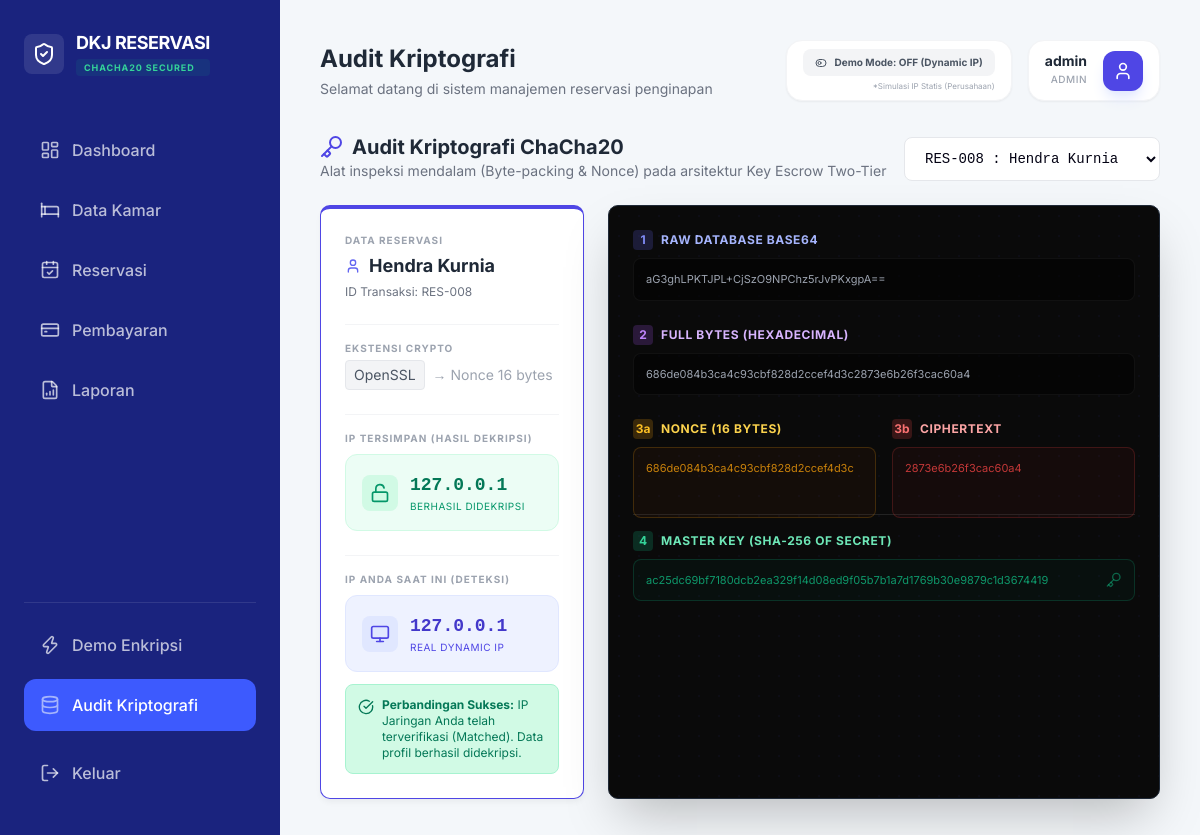
/dashboard.php?page=audit_crypto (signed in), run on an earlier commit of the app's database.
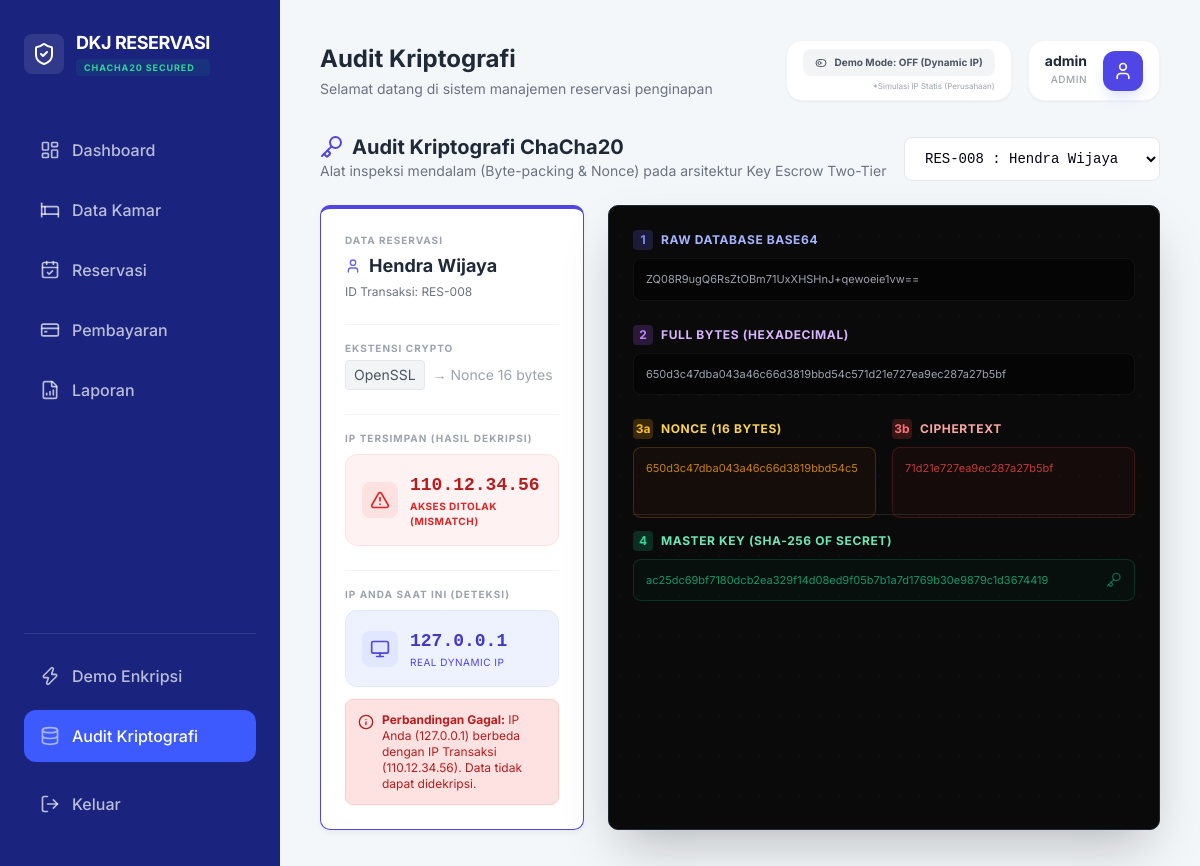
And on a later commit of the database.
### tables this page shows
CREATE TABLE reservations (
        id INTEGER PRIMARY KEY AUTOINCREMENT,
        customer_name TEXT,
        phone TEXT,
        email TEXT,
        address TEXT,
        check_in DATE,
        check_out DATE,
        notes TEXT, -- ATURAN 2: Sekarang Plaintext
        room_id INTEGER,
        status TEXT DEFAULT 'pending',
        encrypted_ip_seed TEXT, "amount", -- ATURAN 1 & 2: IP Terbungkus Master Key
        FOREIGN KEY(room_id) REFERENCES rooms(id)
    );

### helpers/security_helper.php (called while the page is built, shortened)
<?php
class SecurityHelper {
    private static function getMasterKey() {
        return hash('sha256', MASTER_SECRET, true);
    }
    public static function decryptIP($encrypted_ip) {
        $key = self::getMasterKey();
        return self::coreDecrypt($encrypted_ip, $key);
    }
    private static function coreDecrypt($base64_data, $key) {
        $decoded = base64_decode($base64_data);
        if (function_exists('sodium_crypto_stream_chacha20_xor')) {
            $nonce_len = 8;
            if (strlen($decoded) < $nonce_len) return "";
            $nonce = substr($decoded, 0, $nonce_len);
            $ciphertext = substr($decoded, $nonce_len);
            return (string)sodium_crypto_stream_chacha20_xor($ciphertext, $nonce, $key);
        } else {
            $nonce_len = 16;
            $nonce = substr($decoded, 0, $nonce_len);
            $ciphertext = substr($decoded, $nonce_len);
            return (string)openssl_decrypt($ciphertext, 'chacha20', $key, OPENSSL_RAW_DATA, $nonce);
        }
    }
    public static function getUserIP() {
        $ip = '127.0.0.1';
        if (!empty($_SERVER['HTTP_CLIENT_IP'])) {
            $ip = $_SERVER['HTTP_CLIENT_IP'];
        } elseif (!empty($_SERVER['HTTP_X_FORWARDED_FOR'])) {
            $ip_list = explode(',', $_SERVER['HTTP_X_FORWARDED_FOR']);
            $ip = trim($ip_list[0]);
        } elseif (!empty($_SERVER['REMOTE_ADDR'])) {
            $ip = $_SERVER['REMOTE_ADDR'];
        }
        if (filter_var($ip, FILTER_VALIDATE_IP, FILTER_FLAG_IPV4)) {
            return $ip;
        }
        return $ip;
    }
}
?>

### modules/audit_crypto.php (the view, shortened to what the changed rows need)
<?php
$is_demo_mode = $_SESSION['demo_ip_mode'] ?? false;
$current_ip = $is_demo_mode ? '192.168.10.10' : SecurityHelper::getUserIP();
$query = "SELECT id, customer_name, encrypted_ip_seed FROM reservations WHERE encrypted_ip_seed IS NOT NULL ORDER BY id DESC";
$reservations = $db->query($query)->fetchAll(PDO::FETCH_ASSOC);
$selected_id = $_GET['id'] ?? ($reservations[0]['id'] ?? null);
$selected_data = null;
if ($selected_id) {
    foreach ($reservations as $res) {
        if ($res['id'] == $selected_id) {
            $selected_data = $res;
            break;
        }
    }
}
?>
<div class="flex justify-between items-end mb-6">
    <div>
        <h3 class="text-xl font-bold text-gray-800 flex items-center gap-2">
            <i data-lucide="key" class="w-6 h-6 text-indigo-600"></i>
            Audit Kriptografi ChaCha20
        </h3>
        <p class="text-sm text-gray-500">Alat inspeksi mendalam (Byte-packing & Nonce) pada arsitektur Key Escrow Two-Tier</p>
    </div>
    <div class="flex items-center gap-3">
        <form method="GET" class="flex items-center gap-3">
            <select name="id" class="form-control bg-white font-mono text-sm border-gray-200 min-w-[250px]" onchange="this.form.submit()">
                <?php foreach($reservations as $res): ?>
                    <option value="<?= $res['id'] ?>" <?= $selected_id == $res['id'] ? 'selected' : '' ?>>
                        RES-<?= str_pad($res['id'], 3, '0', STR_PAD_LEFT) ?> : <?= htmlspecialchars($res['customer_name']) ?>
                    </option>
                <?php endforeach; ?>
            </select>
        </form>
    </div>
</div>
<?php if (!$selected_data): ?>
    <div class="card p-12 text-center">
        <i data-lucide="inbox" class="w-12 h-12 text-gray-300 mx-auto mb-4"></i>
        <h4 class="text-lg font-bold text-gray-600">Pilih Transaksi</h4>
        <p class="text-gray-400">Silakan pilih transaksi dari dropdown di atas untuk melihat detail kriptografi.</p>
    </div>
<?php else: ?>
    <?php
        $base64_enc = $selected_data['encrypted_ip_seed'];
        $raw_bytes = base64_decode($base64_enc);
        $ext = function_exists('sodium_crypto_stream_chacha20_xor') ? 'Sodium' : 'OpenSSL';
        $nonce_len = ($ext === 'Sodium') ? 8 : 16;
        $nonce = substr($raw_bytes, 0, $nonce_len);
        $ciphertext = substr($raw_bytes, $nonce_len);
        $master_key = hash('sha256', MASTER_SECRET, true);
        $ip_asli = SecurityHelper::decryptIP($base64_enc);
        $is_ip_match = ($ip_asli === $current_ip);
    ?>
    <div class="grid grid-cols-1 lg:grid-cols-3 gap-6">
        <div class="card border-t-4 border-indigo-600 lg:col-span-1 space-y-6">
            <div>
                <label class="text-[10px] font-bold text-gray-400 uppercase tracking-widest mb-1 block">Data Reservasi</label>
                <div class="font-bold text-lg text-gray-800 flex items-center gap-2">
                    <i data-lucide="user" class="w-4 h-4 text-indigo-500"></i> <?= htmlspecialchars($selected_data['customer_name']) ?>
                </div>
                <div class="text-xs text-gray-500 mt-1">ID Transaksi: RES-<?= str_pad($selected_data['id'], 3, '0', STR_PAD_LEFT) ?></div>
            </div>
            <div class="pt-4 border-t border-gray-100">
                <label class="text-[10px] font-bold text-gray-400 uppercase tracking-widest mb-1 block">Ekstensi Crypto</label>
                <div class="flex items-center gap-2 font-mono text-sm">
                    <span class="px-2 py-1 bg-gray-100 rounded text-gray-600 border border-gray-200"><?= $ext ?></span>
                    <span class="text-gray-400">&rarr; Nonce <?= $nonce_len ?> bytes</span>
                </div>
            </div>
            <div class="pt-4 border-t border-gray-100">
                <label class="text-[10px] font-bold text-gray-400 uppercase tracking-widest mb-2 block">IP Tersimpan (Hasil Dekripsi)</label>
                <div class="<?= $is_ip_match ? 'bg-emerald-50 border-emerald-100' : 'bg-red-50 border-red-100' ?> border rounded-xl p-4 flex items-center gap-3">
                    <div class="p-2 <?= $is_ip_match ? 'bg-emerald-100 text-emerald-600' : 'bg-red-100 text-red-600' ?> rounded-lg">
                        <i data-lucide="<?= $is_ip_match ? 'unlock' : 'alert-triangle' ?>" class="w-5 h-5"></i>
                    </div>
                    <div>
                        <div class="font-bold <?= $is_ip_match ? 'text-emerald-700' : 'text-red-700' ?> text-lg font-mono"><?= htmlspecialchars($ip_asli) ?></div>
                        <?php if($is_ip_match): ?>
                            <div class="text-[10px] text-emerald-600 uppercase tracking-wider">Berhasil Didekripsi</div>
                        <?php else: ?>
                            <div class="text-[10px] text-red-600 uppercase tracking-wider font-bold">Akses Ditolak (Mismatch)</div>
                        <?php endif; ?>
                    </div>
                </div>
            </div>
            <div class="pt-4 border-t border-gray-100">
                <label class="text-[10px] font-bold text-gray-400 uppercase tracking-widest mb-2 block">IP Anda Saat Ini (Deteksi)</label>
                <div class="bg-indigo-50 border border-indigo-100 rounded-xl p-4 flex items-center gap-3">
                    <div class="p-2 bg-indigo-100 text-indigo-600 rounded-lg">
                        <i data-lucide="monitor" class="w-5 h-5"></i>
                    </div>
                    <div>
                        <div class="font-bold text-indigo-700 text-lg font-mono"><?= htmlspecialchars($current_ip) ?></div>
                        <div class="text-[10px] text-indigo-600 uppercase tracking-wider"><?= $is_demo_mode ? 'Simulasi Demo Mode' : 'Real Dynamic IP' ?></div>
                    </div>
                </div>
                <?php if(!$is_ip_match): ?>
                <div class="mt-3 p-3 bg-red-100 text-red-700 border border-red-200 rounded-lg text-xs flex gap-2">
                    <i data-lucide="info" class="w-4 h-4 flex-shrink-0 mt-0.5"></i>
                    <div>
                        <strong>Perbandingan Gagal:</strong> IP Anda (<?= htmlspecialchars($current_ip) ?>) berbeda dengan IP Transaksi (<?= htmlspecialchars($ip_asli) ?>). Data tidak dapat didekripsi.
                    </div>
                </div>
                <?php else: ?>
                <div class="mt-3 p-3 bg-emerald-100 text-emerald-700 border border-emerald-200 rounded-lg text-xs flex gap-2">
                    <i data-lucide="check-circle" class="w-4 h-4 flex-shrink-0 mt-0.5"></i>
                    <div>
                        <strong>Perbandingan Sukses:</strong> IP Jaringan Anda telah terverifikasi (Matched). Data profil berhasil didekripsi.
                    </div>
                </div>
                <?php endif; ?>
            </div>
        </div>
        <div class="card bg-[#0a0a0a] text-gray-300 border border-gray-800 lg:col-span-2 overflow-hidden shadow-2xl relative">
            <div class="absolute inset-0 opacity-5" style="background-image: radial-gradient(#4f46e5 1px, transparent 1px); background-size: 20px 20px;"></div>
            <div class="relative z-10 space-y-6 font-mono">
                <div>
                    <div class="flex items-center gap-2 mb-2">
                        <div class="w-5 h-5 rounded bg-indigo-500/20 text-indigo-400 flex items-center justify-center text-xs font-bold">1</div>
                        <h4 class="text-xs text-indigo-300 font-bold uppercase tracking-wider">Raw Database Base64</h4>
                    </div>
                    <div class="bg-black/50 p-3 rounded-lg text-[11px] text-gray-400 break-all border border-white/5 select-all">
                        <?= htmlspecialchars($base64_enc) ?>
                    </div>
                </div>
                <div>
                    <div class="flex items-center gap-2 mb-2">
                        <div class="w-5 h-5 rounded bg-purple-500/20 text-purple-400 flex items-center justify-center text-xs font-bold">2</div>
                        <h4 class="text-xs text-purple-300 font-bold uppercase tracking-wider">Full Bytes (Hexadecimal)</h4>
                    </div>
                    <div class="bg-black/50 p-3 rounded-lg text-[11px] text-gray-400 break-all border border-white/5 select-all">
                        <?= bin2hex($raw_bytes) ?>
                    </div>
                </div>
                <div class="grid grid-cols-1 md:grid-cols-2 gap-4">
                    <div>
                        <div class="flex items-center gap-2 mb-2">
                            <div class="w-5 h-5 rounded bg-amber-500/20 text-amber-400 flex items-center justify-center text-xs font-bold">3a</div>
                            <h4 class="text-xs text-amber-300 font-bold uppercase tracking-wider">Nonce (<?= $nonce_len ?> Bytes)</h4>
                        </div>
                        <div class="bg-amber-900/10 p-3 rounded-lg text-[11px] text-amber-500/80 break-all border border-amber-500/20 h-full select-all">
                            <?= bin2hex($nonce) ?>
                        </div>
                    </div>
                    <div>
                        <div class="flex items-center gap-2 mb-2">
                            <div class="w-5 h-5 rounded bg-red-500/20 text-red-400 flex items-center justify-center text-xs font-bold">3b</div>
                            <h4 class="text-xs text-red-300 font-bold uppercase tracking-wider">Ciphertext</h4>
                        </div>
                        <div class="bg-red-900/10 p-3 rounded-lg text-[11px] text-red-500/80 break-all border border-red-500/20 h-full select-all">
                            <?= bin2hex($ciphertext) ?>
                        </div>
                    </div>
                </div>
                <div class="pt-4 border-t border-white/10">
                    <div class="flex items-center gap-2 mb-2">
                        <div class="w-5 h-5 rounded bg-emerald-500/20 text-emerald-400 flex items-center justify-center text-xs font-bold">4</div>
                        <h4 class="text-xs text-emerald-300 font-bold uppercase tracking-wider">Master Key (SHA-256 of Secret)</h4>
                    </div>
                    <div class="bg-emerald-900/10 p-3 rounded-lg text-[11px] text-emerald-500/80 break-all border border-emerald-500/20 select-all flex items-center justify-between">
                        <span><?= bin2hex($master_key) ?></span>
                        <i data-lucide="key" class="w-4 h-4 text-emerald-500/50"></i>
                    </div>
                </div>
            </div>
        </div>
    </div>
<?php endif; ?>

What changed in the data, as far as the page shows it:
changed reservations "008": customer_name "Hendra Kurnia" → "Hendra Wijaya"; encrypted_ip_seed "127.0.0.1" → "110.12.34.56"; encrypted_ip_seed (not shown) → "110.12.34.56"; encrypted_ip_seed "aG3ghLPKTJPL+CjSzO9NPChz5rJvPKxgpA==" → "ZQ08R9ugQ6RsZtOBm71UxXHSHnJ+qewoeie1vw=="; encrypted_ip_seed "686de084b3ca4c93cbf828d2ccef4d3c2873e6b26f3cac60a4" → "650d3c47dba043a46c66d3819bbd54c571d21e727ea9ec287a27b5bf"; encrypted_ip_seed "686de084b3ca4c93cbf828d2ccef4d3c" → "650d3c47dba043a46c66d3819bbd54c5"; encrypted_ip_seed "2873e6b26f3cac60a4" → "71d21e727ea9ec287a27b5bf"
Also different on the page:
form field id: "RES-008 : Hendra Kurnia" → "RES-008 : Hendra Wijaya"
$current_ip: (not shown) → "127.0.0.1"
text no longer shown: "BERHASIL DIDEKRIPSI Perbandingan Sukses: IP Jaringan Anda telah terverifikasi (Matched). Data profil berhasil didekripsi."
text now shown: "AKSES DITOLAK (MISMATCH) Perbandingan Gagal: IP Anda ( ) berbeda dengan IP Transaksi ( ). Data tidak dapat didekripsi."
